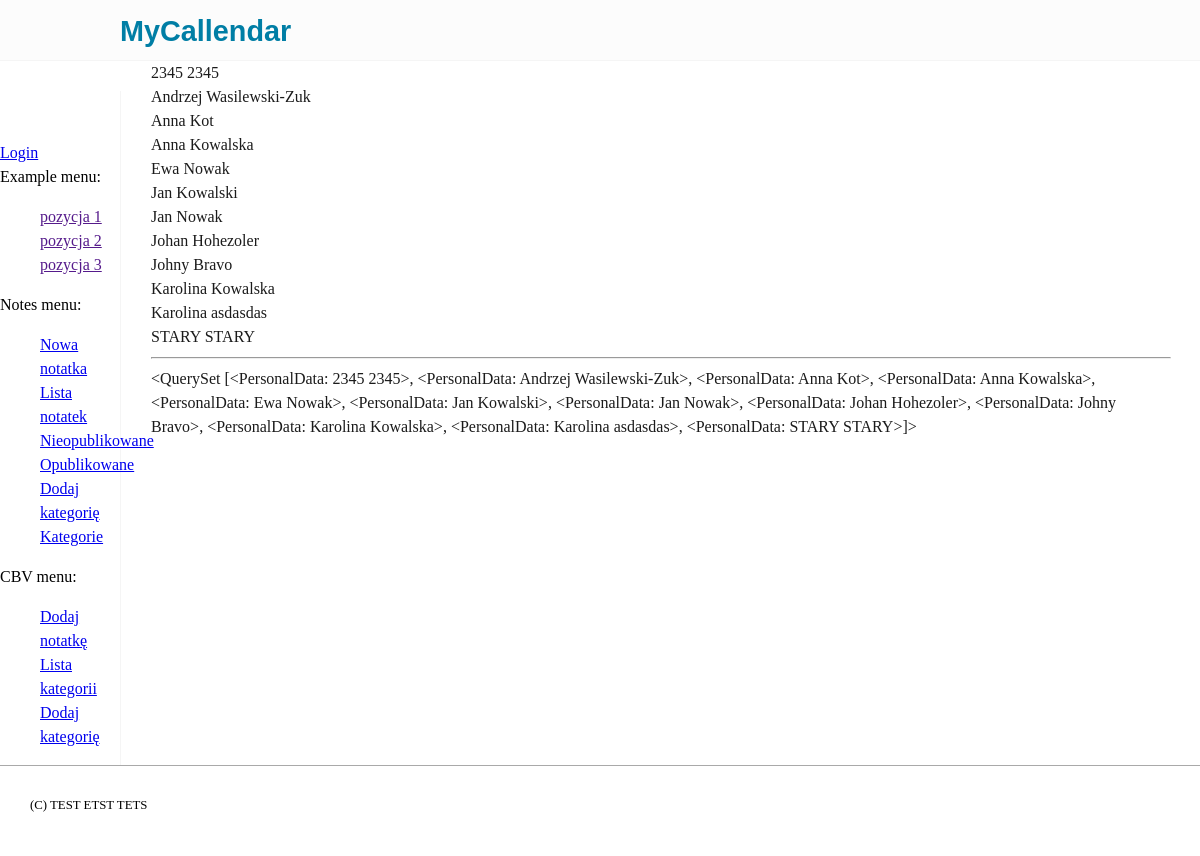
/examples/cbv/personaldata/, run on the app's committed database.
### examples/models.py (models this page shows, shortened)
class PersonalData(models.Model):
    photo = models.ImageField(null=True, upload_to=person_media_path)
    first_name = models.CharField(max_length=30, help_text="Podaj imię - zawsze od dużej litery")
    last_name = models.CharField(max_length=30)
    date_of_birth = models.DateField()
    gender = models.CharField(max_length=1, choices=(('f', 'Kobieta'), ('m', 'Mężczyzna'), ('o', 'Nie podaję')))
    languages = models.ManyToManyField('examples.Language')
    def __str__(self):
        return f"{self.first_name} {self.last_name}"
    class Meta:
        ordering = ('first_name', 'last_name')
        verbose_name = "Osoba"
        verbose_name_plural = "Osoby"

### examples/templates/examples/personaldata_list.html
{% extends 'examples/base.html' %}
{% block main_content %}
{% for i in object_list %}
    {{ i }}
    <br>
{% endfor %}
<hr>
{{ personaldata_list }}
{% endblock %}

### examples/static/examples/css/style.css (style rules this page uses)
body { width:100%; border:0; margin:0; padding:0; font-size:16px; line-height:1.5; }
h1,h2,h3, { font-family: sans-serif; color: #1b1b1b; }

### data on the page
PersonalData: first_name+last_name "2345 2345", first_name+last_name "<QuerySet [<PersonalData: 2345 2345>, <PersonalData: Andrzej Wasilewski-Zuk>, <PersonalData: Anna Kot>, <PersonalData: Anna Kowalska>, <PersonalData: Ewa Nowak>, <PersonalData: Jan Kowalski>, <PersonalData: Jan Nowak>, <PersonalData: Johan Hohezoler>, <PersonalData: Johny Bravo>, <PersonalData: Karolina Kowalska>, <PersonalData: Karolina asdasdas>, <PersonalData: STARY STARY>]>"
PersonalData: first_name+last_name "Andrzej Wasilewski-Zuk"
PersonalData: first_name+last_name "Anna Kot"
PersonalData: first_name+last_name "Anna Kowalska"
PersonalData: first_name+last_name "Ewa Nowak"
PersonalData: first_name+last_name "Jan Kowalski"
PersonalData: first_name+last_name "Jan Nowak"
PersonalData: first_name+last_name "Johan Hohezoler"
PersonalData: first_name+last_name "Johny Bravo"
PersonalData: first_name+last_name "Karolina Kowalska"
PersonalData: first_name+last_name "Karolina asdasdas"
PersonalData: first_name+last_name "STARY STARY"
